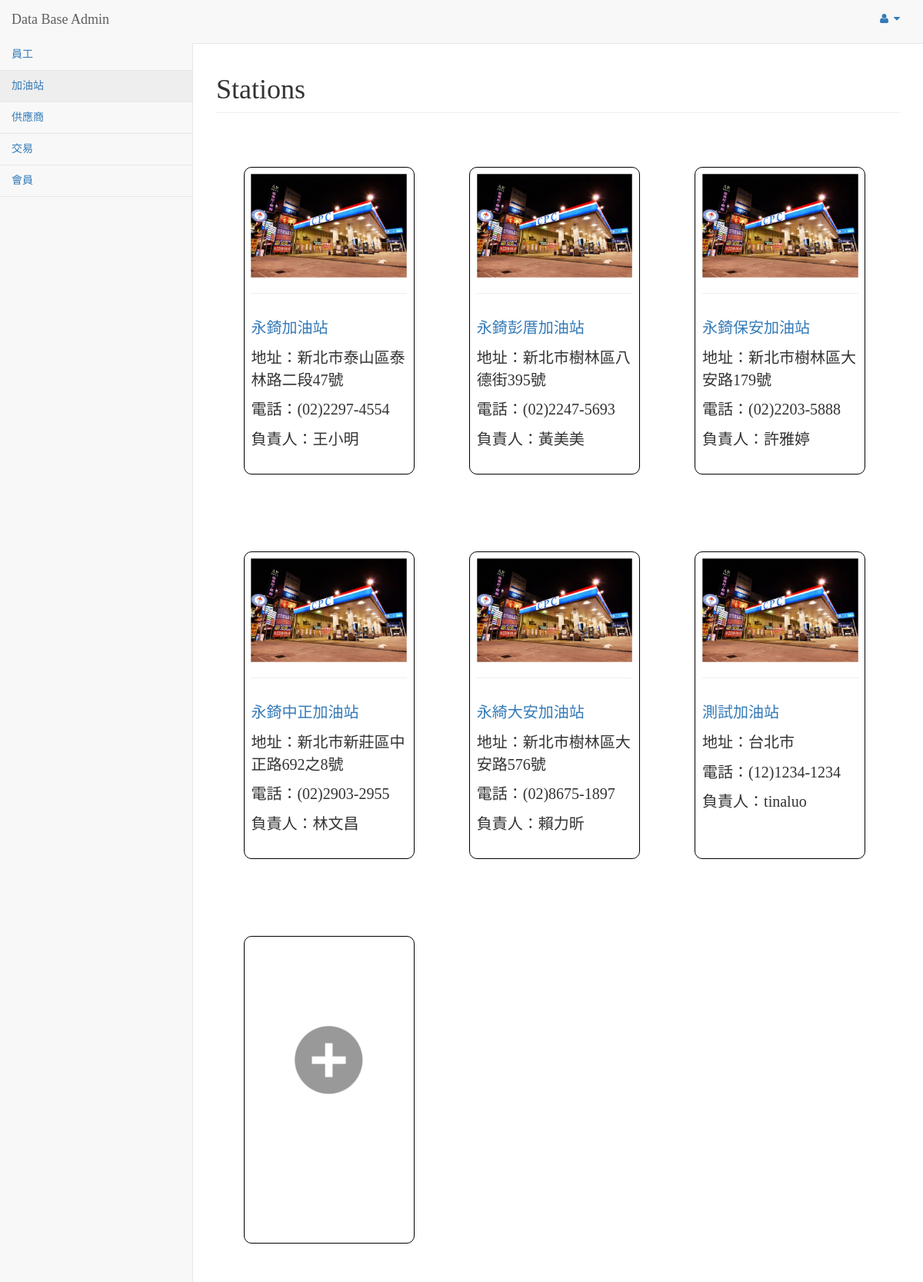
The app's page /pages/station.php with its own data.
### tables this page shows
CREATE TABLE `Station` (
  `Station_ID` int(11) NOT NULL,
  `Address` varchar(30) DEFAULT NULL,
  `Name` char(10) DEFAULT NULL,
  `Manager_ID` int(11) NOT NULL,
  `Phone_number` varchar(20) DEFAULT NULL,
  `Oil_Supplier_ID` int(11) DEFAULT NULL,
  `Product_Supplier_ID` int(11) NOT NULL
);

CREATE TABLE `Staff` (
  `Staff_ID` int(11) NOT NULL,
  `Name` varchar(10) NOT NULL,
  `Gender` tinyint(1) NOT NULL,
  `Personal_ID` char(10) NOT NULL,
  `Birthday` date DEFAULT NULL,
  `Station_ID` int(11) NOT NULL
);

### pages/station.php (the view, shortened to what this page needs)
<?php
    $db = mysqli_connect("localhost","root","root","Gastation") or die("無法開啟MySQL伺服器連接!");
    $sqlStation = "SELECT s.Address, s.Name AS stationName, s.Phone_number, Staff.Name
                     FROM Station AS s, Staff
                    WHERE s.Manager_ID = Staff.Staff_ID";
    $resultStation = mysqli_query($db,$sqlStation);
?>
<!DOCTYPE html>
<html lang="en">
<head>
    <link href="../vendor/bootstrap/css/bootstrap.min.css" rel="stylesheet">
    <link href="../vendor/metisMenu/metisMenu.min.css" rel="stylesheet">
    <link href="../dist/css/sb-admin-2.css" rel="stylesheet">
    <link href="css/station.css" rel="stylesheet">
    <link href="../vendor/font-awesome/css/font-awesome.min.css" rel="stylesheet" type="text/css">
</head>
<body>
    <div id="wrapper">
        <nav class="navbar navbar-default navbar-static-top" role="navigation" style="margin-bottom: 0">
            <div class="navbar-header">
                <a class="navbar-brand" href="index2.php">Data Base Admin</a>
            </div>
            <ul class="nav navbar-top-links navbar-right">
                <li class="dropdown">
                    <a class="dropdown-toggle" data-toggle="dropdown" href="#">
                        <i class="fa fa-user fa-fw"></i> <i class="fa fa-caret-down"></i>
                    </a>
                </li>
            </ul>
            <div class="navbar-default sidebar" role="navigation">
                <div class="sidebar-nav navbar-collapse">
                    <ul class="nav" id="side-menu">
                        <li>
                            <a href="index2.php">員工</a>
                        </li>
                        <li>
                            <a href="station.php">加油站</a>
                        </li>
                        <li>
                            <a href="supplier.php">供應商</a>
                        </li>
                        <li>
                            <a href="deal.php">交易</a>
                        </li>
                        <li>
                            <a href="member.php">會員</a>
                        </li>
                    </ul>
                </div>
            </div>
        </nav>
        <div id="page-wrapper">
            <div class="row">
                <div class="col-lg-12">
                    <h1 class="page-header">Stations</h1>
                </div>
            </div>
            <div class="row">
                <div class="col-lg-12">
                <?php
                    while ($rowStation = mysqli_fetch_array($resultStation)) {
                            $Address = $rowStation["Address"];
                            $stationName = $rowStation["stationName"];
                            $Phone_number = $rowStation["Phone_number"];
                            $Staff_Name = $rowStation["Name"];
                            echo "<div class='col-lg-3 box item'>";
                            echo "<div class='img'>";
                            echo "<a href='#'><img src='img/1.jpg' width='100%'></a>";
                            echo "</div>";
                            echo "<hr>";
                            echo "<div class='text'>";
                            echo "<a href='storage.php?stationName=$stationName'><p class = 'stationName'>$stationName</p></a>";
                            echo "<p>地址：$Address</p>";
                            echo "<p>電話：$Phone_number</p>";
                            echo "<p>負責人：$Staff_Name</p>";
                            echo "</div>";
                            echo "</div>";
                    }
                ?>
                <div class="col-lg-3 box">
                        <div onclick="showDialog()" class="add">
                            <img src="img/add.png" width="50%" height="100%">
                        </div>
                 </div>
        </div>
    </div>
</body>
</html>

### pages/css/station.css (style rules this page uses)
body { font-family:Microsoft JhengHei; }
.box { height: 400px; border: 1px solid black; border-radius: 10px 10px; margin-left: 4%; margin-right: 4%; margin-top: 50px; margin-bottom: 50px; padding: 1%; }
.text { margin-top: 30px; }
.text p { font-size: 20px; }
hr { color: black; }
.add { text-align: center; padding-top: 50%; overflow: hidden; }
.fa { padding-bottom: 10px; cursor: pointer; }

### records on screen
station: Name "永錡加油站", Address "新北市泰山區泰林路二段47號", Phone_number "(02)2297-4554", Manager_ID.Name "王小明"
station: Name "永錡彭厝加油站", Address "新北市樹林區八德街395號", Phone_number "(02)2247-5693", Manager_ID.Name "黃美美"
station: Name "永錡保安加油站", Address "新北市樹林區大安路179號", Phone_number "(02)2203-5888", Manager_ID.Name "許雅婷"
station: Name "永錡中正加油站", Address "新北市新莊區中正路692之8號", Phone_number "(02)2903-2955", Manager_ID.Name "林文昌"
station: Name "永綺大安加油站", Address "新北市樹林區大安路576號", Phone_number "(02)8675-1897", Manager_ID.Name "賴力昕"
station: Name "測試加油站", Address "台北市", Phone_number "(12)1234-1234", Manager_ID.Name "tinaluo"
